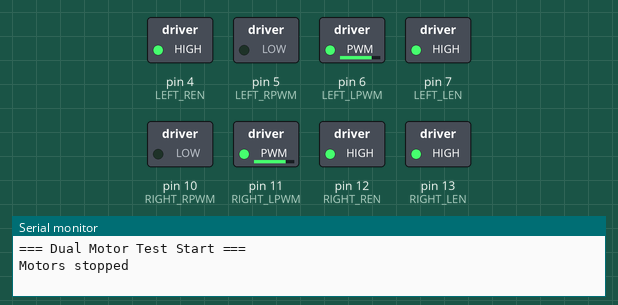
Bench run of a sketch on a simulated Arduino Uno, built with avr-gcc and run on an emulated ATmega328P. On the bench: switched loads named in the sketch (green lamp = pin HIGH), the last lines printed to the serial monitor.

Above: at 1.05 s.
At 3.25 s:
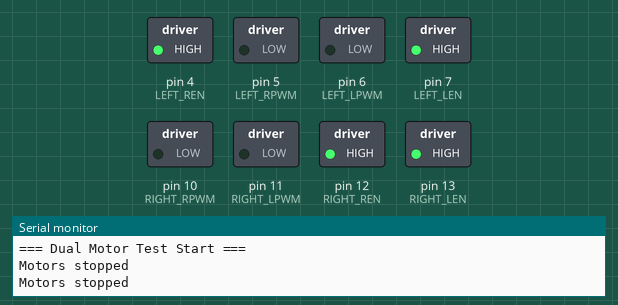
At 5.5 s:
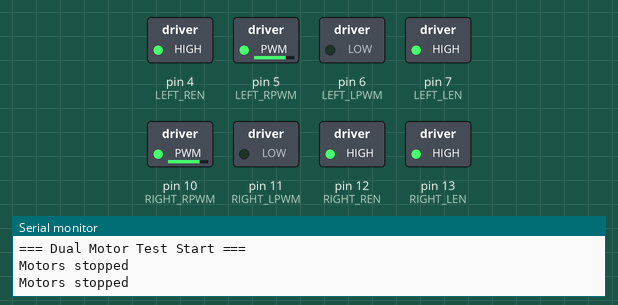
Timing chart, 0 to 6.9 s (numbered marks = the images above):
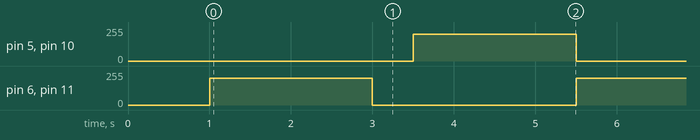

Measured:
- by itself, pin 5 (LEFT_RPWM), pin 6 (LEFT_LPWM), pin 10 (RIGHT_RPWM), pin 11 (RIGHT_LPWM): alternates 200/255 for 2.0 s and 0/255 for 2.5 s

The sketch:

motor.ino
```cpp
// ================================
//   Dual BTS7960 Motor Test (with Enable pins)
// ================================

// ---- LEFT MOTOR DRIVER PINS ----
#define LEFT_RPWM 5
#define LEFT_LPWM 6
#define LEFT_REN 4
#define LEFT_LEN 7

// ---- RIGHT MOTOR DRIVER PINS ----
#define RIGHT_RPWM 10
#define RIGHT_LPWM 11
#define RIGHT_REN 12
#define RIGHT_LEN 13

// ---- TEST PARAMETERS ----
#define MAX_PWM 160     // limit for safe speed
#define STEP_DELAY 100  // delay between PWM increments (ms)
#define HOLD_TIME 300000  // hold at full speed (ms)

void setup() {
  Serial.begin(9600);
  Serial.println("=== Dual Motor Test Start ===");

  // Set pin modes
  pinMode(LEFT_RPWM, OUTPUT);
  pinMode(LEFT_LPWM, OUTPUT);
  pinMode(LEFT_REN, OUTPUT);
  pinMode(LEFT_LEN, OUTPUT);

  pinMode(RIGHT_RPWM, OUTPUT);
  pinMode(RIGHT_LPWM, OUTPUT);
  pinMode(RIGHT_REN, OUTPUT);
  pinMode(RIGHT_LEN, OUTPUT);

  enableMotors();
  stopMotors();
  delay(1000);
}

void loop() {
  // Forward test
  moveBackward(200);
  delay(2000);
  stopMotors();
  delay(500);
  moveForward(200);
  delay(2000);

}

// ----------------------------
// Helper functions
// ----------------------------

void enableMotors() {
  digitalWrite(LEFT_REN, HIGH);
  digitalWrite(LEFT_LEN, HIGH);
  digitalWrite(RIGHT_REN, HIGH);
  digitalWrite(RIGHT_LEN, HIGH);
}

void moveForward(int speed) {
  analogWrite(LEFT_RPWM, speed);
  analogWrite(LEFT_LPWM, 0);
  analogWrite(RIGHT_RPWM, speed);
  analogWrite(RIGHT_LPWM, 0);
}

void moveBackward(int speed) {
  analogWrite(LEFT_RPWM, 0);
  analogWrite(LEFT_LPWM, speed);
  analogWrite(RIGHT_RPWM, 0);
  analogWrite(RIGHT_LPWM, speed);
}


void stopMotors() {
  analogWrite(LEFT_RPWM, 0);
  analogWrite(LEFT_LPWM, 0);
  analogWrite(RIGHT_RPWM, 0);
  analogWrite(RIGHT_LPWM, 0);
  Serial.println("Motors stopped");
}
```
